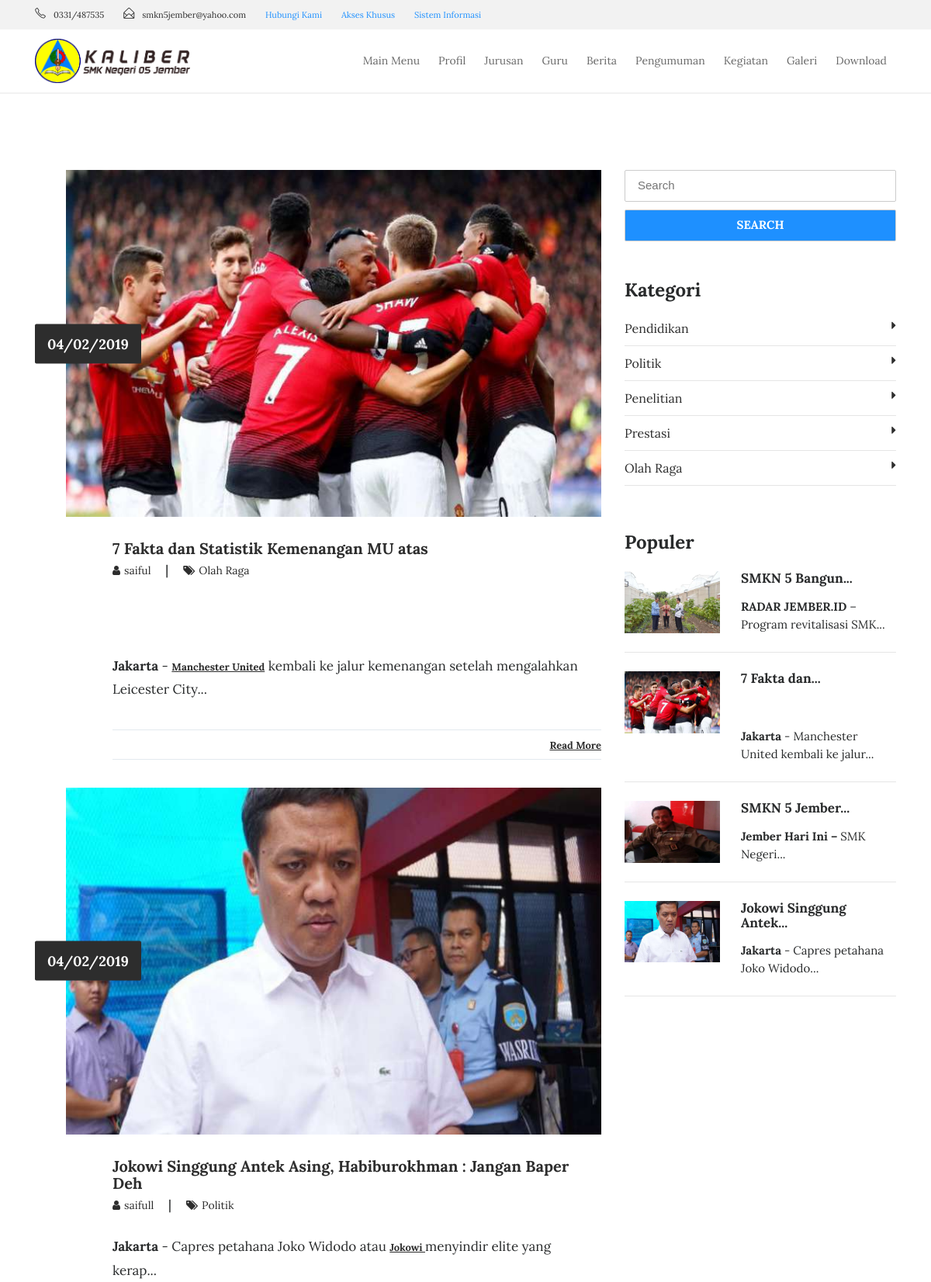
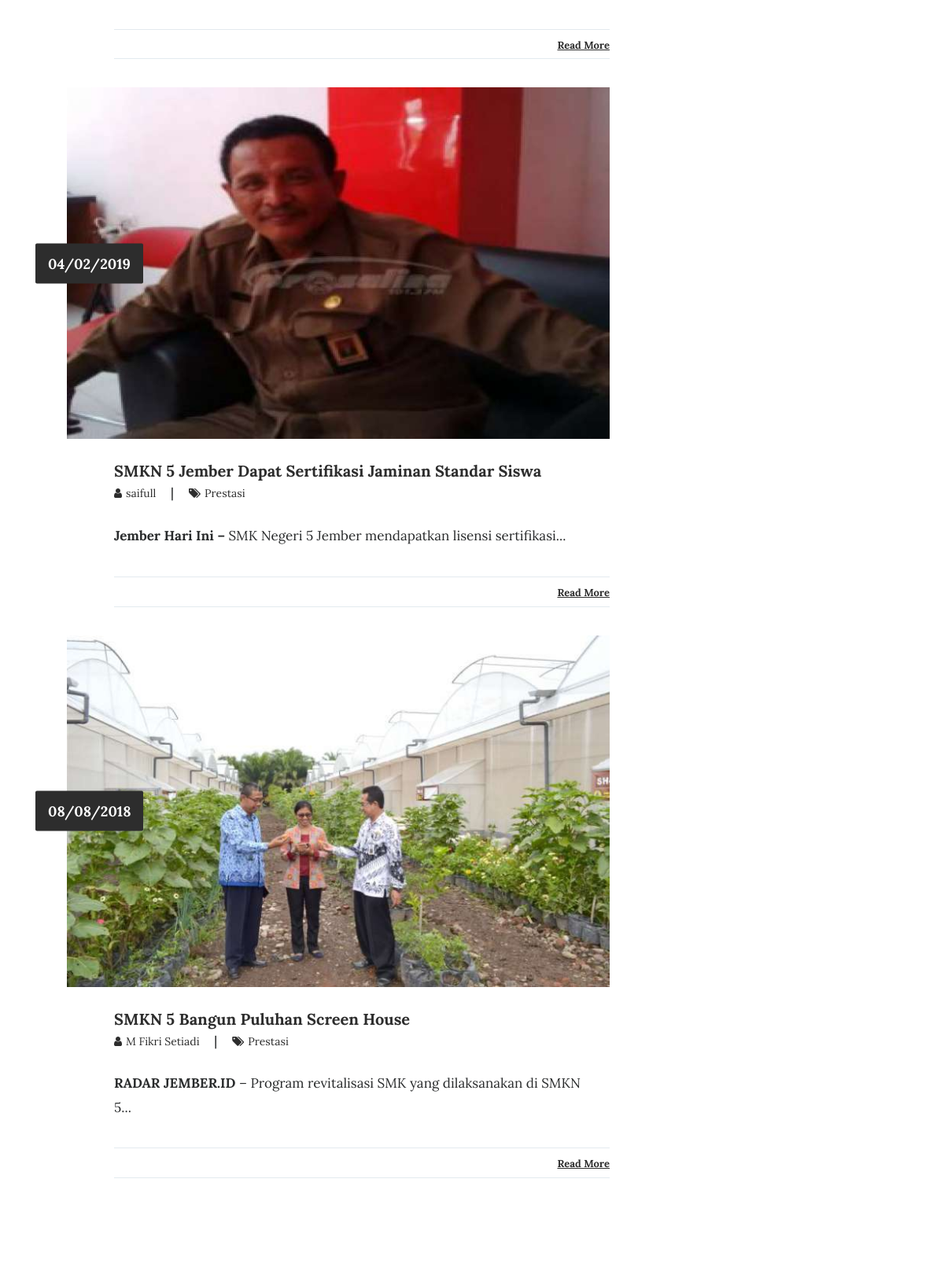
Screenshot of /index.php/blog (upper part) with the database file from the repository (2 pictures, top to bottom).
### tables this page shows
CREATE TABLE `tbl_tulisan` (
  `tulisan_id` int(11) NOT NULL,
  `tulisan_judul` varchar(100) DEFAULT NULL,
  `tulisan_isi` text,
  `tulisan_tanggal` timestamp NULL DEFAULT CURRENT_TIMESTAMP,
  `tulisan_kategori_id` int(11) DEFAULT NULL,
  `tulisan_kategori_nama` varchar(30) DEFAULT NULL,
  `tulisan_views` int(11) DEFAULT '0',
  `tulisan_gambar` varchar(40) DEFAULT NULL,
  `tulisan_pengguna_id` int(11) DEFAULT NULL,
  `tulisan_author` varchar(40) DEFAULT NULL,
  `tulisan_img_slider` int(2) NOT NULL DEFAULT '0',
  `tulisan_slug` varchar(200) DEFAULT NULL
);

CREATE TABLE `tbl_kategori` (
  `kategori_id` int(11) NOT NULL,
  `kategori_nama` varchar(30) DEFAULT NULL,
  `kategori_tanggal` timestamp NULL DEFAULT CURRENT_TIMESTAMP
);

### application/controllers/Blog.php (called while the page is built, shortened)
<?php
class Blog extends CI_Controller{
	function __construct(){
		$this->load->model('m_tulisan');
		$this->load->model('m_pengunjung');
	}
	function index(){
		$jum=$this->m_tulisan->berita();
        $page=$this->uri->segment(3);
        if(!$page):
            $offset = 0;
        else:
            $offset = $page;
        endif;
        $limit=5;
        $config['base_url'] = base_url() . 'blog/index/';
            $config['total_rows'] = $jum->num_rows();
            $config['per_page'] = $limit;
            $config['uri_segment'] = 3;
	          $config['full_tag_open']    = '<div class="pagging text-center"><nav><ul class="pagination justify-content-center">';
	          $config['full_tag_close']   = '</ul></nav></div>';
	          $config['num_tag_open']     = '<li class="page-item"><span class="page-link">';
	          $config['num_tag_close']    = '</span></li>';
	          $config['cur_tag_open']     = '<li class="page-item"><span class="page-link">';
	          $config['cur_tag_close']    = '<span class="sr-only">(current)</span></span></li>';
	          $config['next_tag_open']    = '<li class="page-item"><span class="page-link">';
	          $config['next_tagl_close']  = '<span aria-hidden="true">&raquo;</span></span></li>';
	          $config['prev_tag_open']    = '<li class="page-item"><span class="page-link">';
	          $config['prev_tagl_close']  = '</span>Next</li>';
	          $config['first_tag_open']   = '<li class="page-item"><span class="page-link">';
	          $config['first_tagl_close'] = '</span></li>';
	          $config['last_tag_open']    = '<li class="page-item"><span class="page-link">';
	          $config['last_tagl_close']  = '</span></li>';
            $config['first_link'] = 'Awal';
            $config['last_link'] = 'Akhir';
            $config['next_link'] = 'Next >>';
            $config['prev_link'] = '<< Prev';
            $this->pagination->initialize($config);
            $x['page'] =$this->pagination->create_links();
						$x['data']=$this->m_tulisan->berita_perpage($offset,$limit);
						$x['category']=$this->db->get('tbl_kategori');
						$x['populer']=$this->db->query("SELECT * FROM tbl_tulisan ORDER BY tulisan_views DESC LIMIT 5");
						$this->load->view('beranda/header',$x);
						$this->load->view('depan/v_blog',$x);
							$this->load->view('beranda/footer',$x);
	}
}

### index.php (called while the page is built, shortened)
<?php
require_once BASEPATH.'core/CodeIgniter.php';

### application/models/M_tulisan.php (called while the page is built, shortened)
<?php
class M_tulisan extends CI_Model{
	function berita_perpage($offset,$limit){
		$hsl=$this->db->query("SELECT tbl_tulisan.*,DATE_FORMAT(tulisan_tanggal,'%d/%m/%Y') AS tanggal FROM tbl_tulisan ORDER BY tulisan_id DESC limit $offset,$limit");
		return $hsl;
	}
}

### application/views/depan/v_blog.php (the view, shortened to what this page needs)
    <?php
        function limit_words($string, $word_limit){
            $words = explode(" ",$string);
            return implode(" ",array_splice($words,0,$word_limit));
        }
    ?>
<section class="blog-wrap">
    <div class="container">
        <div class="row">
            <div class="col-md-8">
              <?php foreach ($data->result() as $row) : ?>
                <div class="blog-single-item">
                    <div class="blog-img_block">
                        <img src="<?php echo base_url().'assets/images/'.$row->tulisan_gambar;?>" class="img-fluid" alt="blog-img">
                        <div class="blog-date">
                            <span><?php echo $row->tanggal;?></span>
                        </div>
                    </div>
                    <div class="blog-tiltle_block">
                        <h4><a href="<?php echo site_url('artikel/'.$row->tulisan_slug);?>"><?php echo $row->tulisan_judul;?></a></h4>
                        <h6> <a href="#"><i class="fa fa-user" aria-hidden="true"></i><span><?php echo $row->tulisan_author;?></span> </a>  |   <a href="#"><i class="fa fa-tags" aria-hidden="true"></i><span><?php echo $row->tulisan_kategori_nama;?></span></a></h6>
                        <?php echo limit_words($row->tulisan_isi,10).'...';?>
                        <div class="blog-icons">
                            <div class="blog-share_block">
                                <a href="<?php echo site_url('artikel/'.$row->tulisan_slug);?>">Read More</a>
                            </div>
                        </div>
                    </div>
                </div>
              <?php endforeach;?>
            </div>
            <div class="col-md-4">
                <form action="<?php echo site_url('blog/search');?>" method="get">
                    <input type="text" name="keyword" placeholder="Search" class="blog-search" required>
                    <button type="submit" class="btn btn-warning btn-blogsearch">SEARCH</button>
                </form>
                <div class="blog-category_block">
                  <h3>Kategori</h3>
                  <ul>
                    <?php foreach ($category->result() as $row) : ?>
                      <li><a href="<?php echo site_url('blog/kategori/'.str_replace(" ","-",$row->kategori_nama));?>"><?php echo $row->kategori_nama;?><i class="fa fa-caret-right" aria-hidden="true"></i></a></li>
                    <?php endforeach;?>
                  </ul>
                </div>
                <div class="blog-featured_post">
                    <h3>Populer</h3>
                    <?php foreach ($populer->result() as $row) :?>
                      <div class="blog-featured-img_block">
                          <img width="35%" src="<?php echo base_url().'assets/images/'.$row->tulisan_gambar;?>" class="img-fluid" alt="blog-featured-img">
                          <h5><a href="<?php echo site_url('artikel/'.$row->tulisan_slug);?>"><?php echo limit_words($row->tulisan_judul,3).'...';?></a></h5>
                          <p><?php echo limit_words($row->tulisan_isi,5).'...';?></p>
                      </div>
                      <hr>
                    <?php endforeach;?>
                </div>
            </div>
        </div>
    </div>
</section>

### application/views/beranda/header.php (shortened to what this page needs)
<!DOCTYPE html>
<html lang="en">
<head>
    <link rel="stylesheet" href="<?php echo base_url().'theme/css/bootstrap.min.css'?>">
    <link rel="stylesheet" href="<?php echo base_url().'theme/css/font-awesome.min.css'?>">
    <link rel="stylesheet" href="<?php echo base_url().'theme/css/simple-line-icons.css'?>">
    <link rel="stylesheet" href="<?php echo base_url().'theme/css/slick.css'?>">
    <link rel="stylesheet" href="<?php echo base_url().'theme/css/slick-theme.css'?>">
    <link rel="stylesheet" href="<?php echo base_url().'theme/css/owl.carousel.min.css'?>">
    <link href="<?php echo base_url().'theme/css/style.css'?>" rel="stylesheet">
</head>
<body>
    <div class="header-topbar">
        <div class="container">
            <div class="row">
                <div class="col-xs-6 col-sm-8 col-md-9">
                    <div class="header-top_address">
                        <div class="header-top_list">
                            <span class="icon-phone"></span>0331/487535
                        </div>
                        <div class="header-top_list">
                            <span class="icon-envelope-open"></span>smkn5jember@yahoo.com
                        </div>
                        <div class="header-top_list">
                             <a href="<?php echo site_url('contact');?>">Hubungi Kami</a>
                        </div>
                         <div class="header-top_list">
                             <a href="<?php echo site_url('administrator');?>">Akses Khusus</a>
                        </div>
                         <div class="header-top_list">
                             <a href="<?php echo site_url('login_si');?>">Sistem Informasi</a>
                        </div>
                    </div>
                </div>
                <div class="col-xs-6 col-sm-4 col-md-3">
                </div>
            </div>
        </div>
    </div>
    <div data-toggle="affix" style="border-bottom:solid 2px #f2f2f2;">
        <div class="container nav-menu2">
            <div class="row">
                <div class="col-md-12">
                    <nav class="navbar navbar2 navbar-toggleable-md navbar-light bg-faded">
                        <a href="<?php echo site_url('');?>" class="navbar-brand nav-brand2"><img class="img img-responsive" width="200px;" src="<?php echo base_url().'theme/images/logo-dark.png'?>"></a>
                        <div class="collapse navbar-collapse justify-content-end" id="navbarNavDropdown">
                            <ul class="navbar-nav">
                                <li class="nav-item">
                                    <a class="nav-link" href="<?php echo site_url('');?>">Main Menu</a>
                                </li>
                                <li class="nav-item">
                                    <a class="nav-link" href="<?php echo site_url('about');?>">Profil</a>
                                </li>
                                <li class="nav-item">
                                    <a class="nav-link" href="<?php echo site_url('jurusan');?>">Jurusan</a>
                                </li>
                                <li class="nav-item">
                                    <a class="nav-link" href="<?php echo site_url('guru');?>">Guru</a>
                                </li>
                               <li class="nav-item">
                                    <a class="nav-link" href="<?php echo site_url('blog');?>">Berita</a>
                                </li>
                                <li class="nav-item">
                                    <a class="nav-link" href="<?php echo site_url('pengumuman');?>">Pengumuman</a>
                                </li>
                                <li class="nav-item">
                                    <a class="nav-link" href="<?php echo site_url('agenda');?>">Kegiatan</a>
                                </li>
                                <li class="nav-item">
                                    <a class="nav-link" href="<?php echo site_url('galeri');?>">Galeri</a>
                                </li>
                                <li class="nav-item">
                                    <a class="nav-link" href="<?php echo site_url('download');?>">Download</a>
                                </li>
                          </ul>
                    </div>
                  </nav>
                </div>
              </div>
            </div>
          </div>

### application/views/beranda/footer.php (shortened to what this page needs)
</body>
</html>

### application/views/beranda/header.php (style rules this page uses)
body { top:0 !important; }

### rows the page displays
tbl_tulisan: tulisan_gambar (picture), tanggal "04/02/2019", tulisan_judul "7 Fakta dan Statistik Kemenangan MU atas", tulisan_author "saiful", tulisan_kategori_nama "Olah Raga", tulisan_isi "Jakarta - Manchester United kembali ke jalur kemenangan setelah mengalahkan Leicester City", tulisan_judul "7 Fakta dan", tulisan_isi "Jakarta - Manchester United kembali ke jalur"
tbl_tulisan: tulisan_gambar (picture), tanggal "04/02/2019", tulisan_judul "Jokowi Singgung Antek Asing, Habiburokhman : Jangan Baper Deh", tulisan_author "saifull", tulisan_kategori_nama "Politik", tulisan_isi "Jakarta - Capres petahana Joko Widodo atau Jokowi menyindir elite yang kerap", tulisan_judul "Jokowi Singgung Antek", tulisan_isi "Jakarta - Capres petahana Joko Widodo"
tbl_tulisan: tulisan_gambar (picture), tanggal "04/02/2019", tulisan_judul "SMKN 5 Jember Dapat Sertifikasi Jaminan Standar Siswa", tulisan_author "saifull", tulisan_kategori_nama "Prestasi", tulisan_isi "Jember Hari Ini – SMK Negeri 5 Jember mendapatkan lisensi sertifikasi", tulisan_judul "SMKN 5 Jember", tulisan_isi "Jember Hari Ini – SMK Negeri"
tbl_tulisan: tulisan_gambar (picture), tanggal "08/08/2018", tulisan_judul "SMKN 5 Bangun Puluhan Screen House", tulisan_author "M Fikri Setiadi", tulisan_kategori_nama "Prestasi", tulisan_isi "RADAR JEMBER.ID – Program revitalisasi SMK yang dilaksanakan di SMKN 5", tulisan_judul "SMKN 5 Bangun", tulisan_isi "RADAR JEMBER.ID – Program revitalisasi SMK"
tbl_kategori: kategori_nama "Pendidikan"
tbl_kategori: kategori_nama "Politik"
tbl_kategori: kategori_nama "Penelitian"
tbl_kategori: kategori_nama "Prestasi"
tbl_kategori: kategori_nama "Olah Raga"
